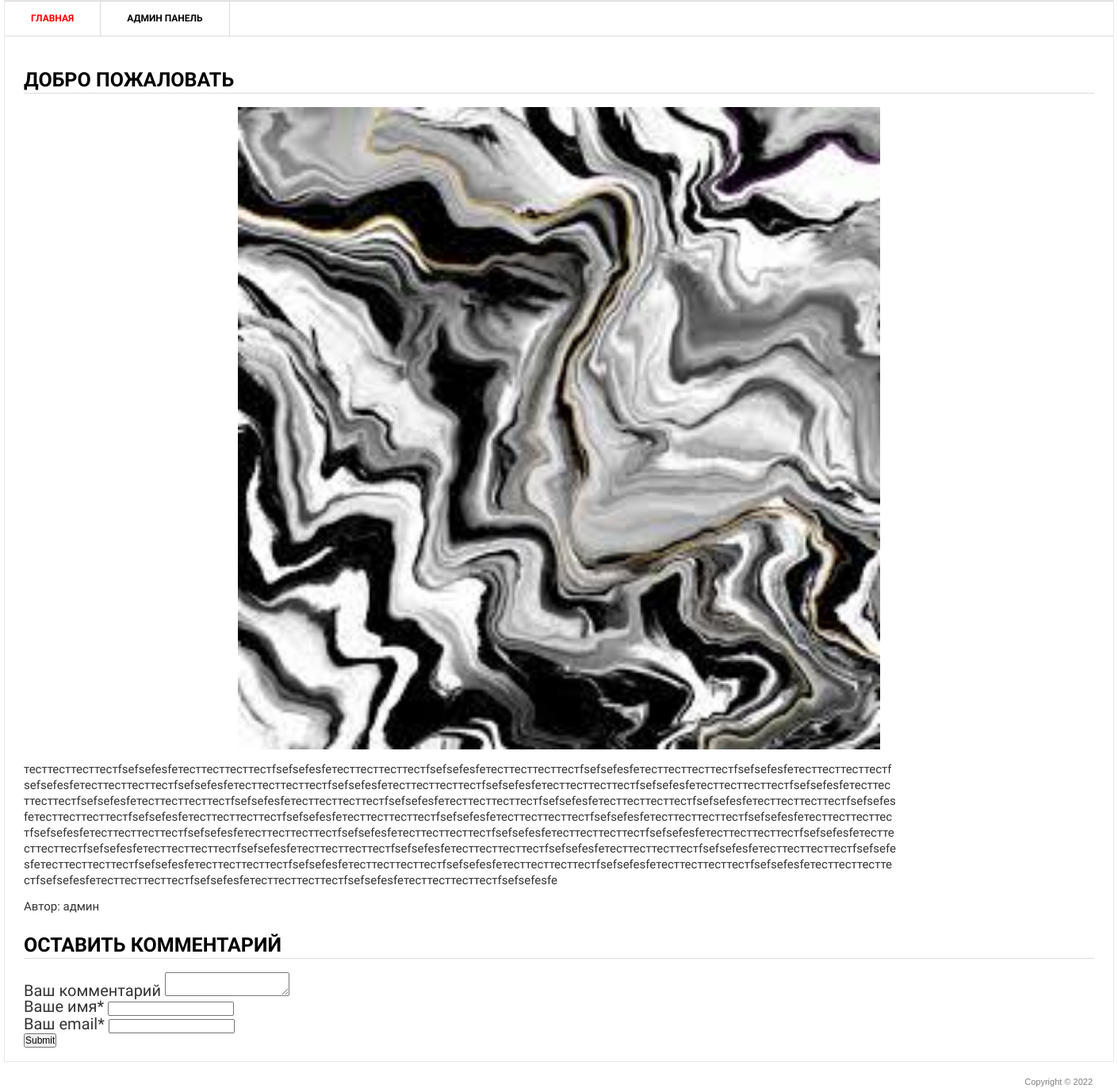
/1/, run on the app's committed database.
### blog/models.py (models this page shows, shortened)
class Post(models.Model):
    title = models.CharField('Заголовок записи', max_length=100)
    description = models.TextField('Текст записи')
    author = models.CharField('Имя автора', max_length=100)
    date = models.DateField('Дата публикации')
    image = models.ImageField('Изображение', upload_to='image/%Y')
    class Meta:
        verbose_name = 'Запись'
        verbose_name_plural = 'Записи'

### blog/views.py (the view)
# urls.py: path('<int:pk>/', views.PostDetail.as_view())
class PostDetail(View):
    def get(self, request, pk):
        post = Post.objects.get(id=pk)
        return render(request, 'blog/blog_detail.html', {'post': post})

### Templates/blog/blog_detail.html (shortened to what this page needs)
{% load static %}
<html >
<head>
	<link rel="stylesheet" href="{% static 'css/style.css'%}" type="text/css" media="all" />
</head>
<body>
<div class="shell">
	<div class="border">
		<div id="navigation">
			<ul>
			    <li><a href="/" class="active">Главная</a></li>
			    <li><a href="/admin">Админ панель</a></li>
			</ul>
		</div>
		<div id="main">
			<div id="content" class="left">
				<div class="projects">
					<h3>{{ post.title }}</h3>
                    <p align="center"><img src="{{ post.image.url }}" alt="" width="60%"/></p>
					<div class="item">
						<div class="text left">
							<h4></h4>
							<p width="100wv">{{ post.description }}</p>
							<p>Автор: {{ post.author }} </p>
						</div>
					</div>
					<div class="form-comment">
						<h3>Оставить комментарий</h3>
						<div>
							<form action="#" method="post">
							<div><label>Ваш комментарий</label>
								<textarea name="text_comments"></textarea>
							</div>
							<div><label>Ваше имя*</label>
								<input type="text" name="name">
							</div>
							<div><label>Ваш email*</label>
								<input type="email" name="email">
							</div>
							<div><input type="submit"></div>
							</form>
						</div>
					</div>
				</div>
			</div>
		</div>
	</div>
	<div id="footer">
		<p class="copy right">Copyright &copy;  2022 </p>
	</div>
</div>
</body>

### static/css/style.css (style rules this page uses)
* { margin: 0; padding: 0; outline:0; }
body { font-size: 12px; line-height: 20px; font-family: Georgia, Arial, Helvetica, Sans-Serif; color: #333; background: url() repeat 0 0; }
a { color: #ff0000; text-decoration: none; cursor:pointer; }
input, textarea, select { font-family: Arial, Helvetica, sans-serif; font-size:12px; }
textarea { overflow:auto; }
.left, .alignleft { float: left; display: inline; }
.right, .alignright { float: right; display: inline; }
.shell { width: 1400px; margin: 0 auto; }
.border { border: 1px solid #e8e8e8; background: #fff; position: relative; }
#navigation { height: 43px; border-top: 1px solid #dbdbdb; border-bottom: 1px solid #dbdbdb; }
#navigation ul { list-style: none; }
#navigation ul li { float: left; height: 43px; border-right: 1px solid #dbdbdb; font-size: 12px; line-height: 43px; font-weight: bold; text-transform: uppercase; font-family: 'Ubuntu', sans-serif; }
#navigation ul li a { float: left; height: 43px; color: #000; padding: 0 33px; }
#navigation ul li a:hover, #navigation ul li a.active { color: #ff0000; text-decoration: none; }
#main { width: 100wv; padding: 37px 24px 17px 24px; }
#main h3 { font-size: 25px; line-height: 15px; color: #000; text-transform: uppercase; border-bottom: 1px solid #dbdbdb; padding: 0 0 9px 0; }
#content { width: 100%; }
.projects { font-size: 20px; padding: 10px 0 0 0; font-family: 'Ubuntu', sans-serif; }
.projects h3 { margin: 0 0 17px 0; }
.projects .item { margin: 0 0 28px 0; }
.projects .text { width: 1100px; text-align: justify; }
.projects .text h4 { font-size: 20px; line-height: 15px; color: #333; text-transform: uppercase; padding: 3px 0 2px 0; font-family: 'Ubuntu', sans-serif; }
.projects .text p { padding: 10 0 3px 0; font-family: 'Ubuntu', sans-serif; font-size: 15px;word-wrap: break-word; word-break: break-all; text-align: justify; }
#footer { font-family: Arial, sans-serif; font-size: 11px; line-height: 14px; color: #7f7f7f; padding: 18px 27px 20px 38px; }

### data on the page
Post: title "ДОБРО ПОЖАЛОВАТЬ", image (picture), description "тесттесттесттестfsefsefesfeтесттесттесттестfsefsefesfeтесттесттесттестfsefsefesfeтесттесттесттестfsefsefesfeтесттесттесттестfsefsefesfeтесттесттесттестfsefsefesfeтесттесттесттестfsefsefesfeтесттесттесттестfsefsefesfeтесттесттесттестfsefsefesfeтесттесттесттестfsefsefesfeтесттесттесттестfsefsefesfeтесттесттесттестfsefsefesfeтесттесттесттестfsefsefesfeтесттесттесттестfsefsefesfeтесттесттесттестfsefsefesfeтесттесттесттестfsefsefesfeтесттесттесттестfsefsefesfeтесттесттесттестfsefsefesfeтесттесттесттестfsefsefesfeтесттесттесттестfsefsefesfeтесттесттесттестfsefsefesfeтесттесттесттестfsefsefesfeтесттесттесттестfsefsefesfeтесттесттесттестfsefsefesfeтесттесттесттестfsefsefesfeтесттесттесттестfsefsefes…", author "админ"
